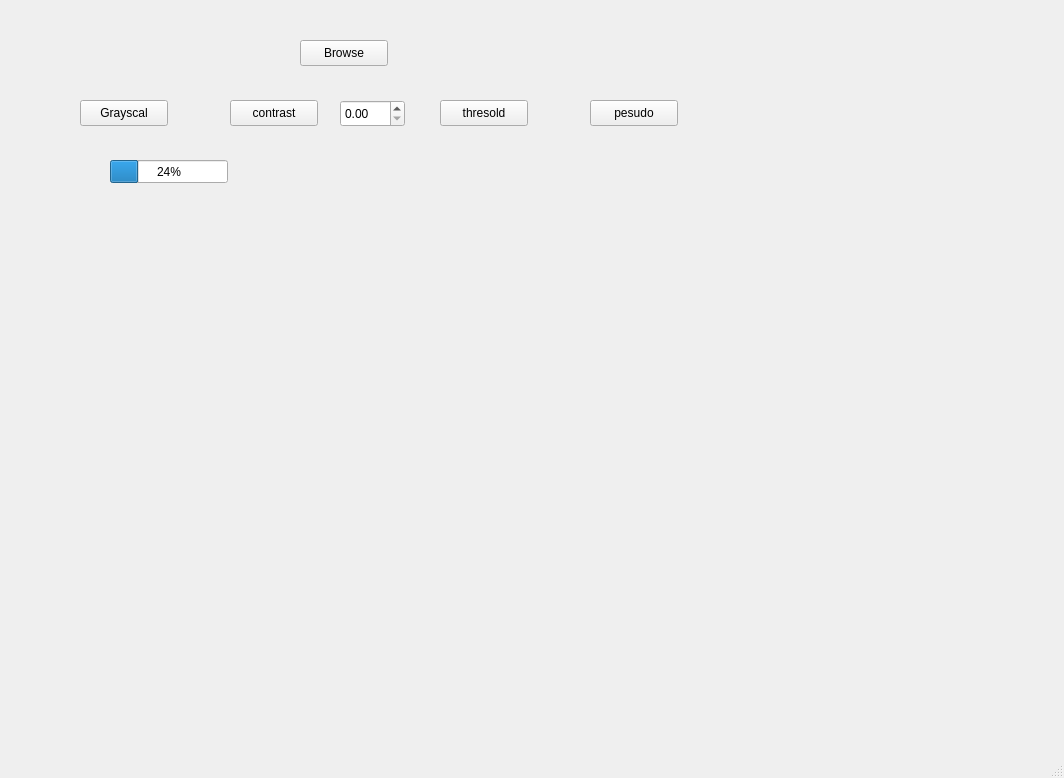
<?xml version="1.0" encoding="UTF-8"?>
<ui version="4.0">
 <class>MainWindow</class>
 <widget class="QMainWindow" name="MainWindow">
  <property name="geometry">
   <rect>
    <x>0</x>
    <y>0</y>
    <width>1064</width>
    <height>778</height>
   </rect>
  </property>
  <property name="windowTitle">
   <string>MainWindow</string>
  </property>
  <widget class="QWidget" name="centralwidget">
   <widget class="QPushButton" name="pushButton">
    <property name="geometry">
     <rect>
      <x>300</x>
      <y>40</y>
      <width>88</width>
      <height>26</height>
     </rect>
    </property>
    <property name="text">
     <string>Browse</string>
    </property>
   </widget>
   <widget class="QLabel" name="label">
    <property name="geometry">
     <rect>
      <x>310</x>
      <y>170</y>
      <width>331</width>
      <height>251</height>
     </rect>
    </property>
    <property name="text">
     <string/>
    </property>
   </widget>
   <widget class="QLabel" name="label_1">
    <property name="geometry">
     <rect>
      <x>100</x>
      <y>130</y>
      <width>66</width>
      <height>18</height>
     </rect>
    </property>
    <property name="text">
     <string/>
    </property>
   </widget>
   <widget class="QPushButton" name="pushButton_2">
    <property name="geometry">
     <rect>
      <x>80</x>
      <y>100</y>
      <width>88</width>
      <height>26</height>
     </rect>
    </property>
    <property name="text">
     <string>Grayscal</string>
    </property>
   </widget>
   <widget class="QPushButton" name="pushButton_3">
    <property name="geometry">
     <rect>
      <x>230</x>
      <y>100</y>
      <width>88</width>
      <height>26</height>
     </rect>
    </property>
    <property name="text">
     <string>contrast</string>
    </property>
   </widget>
   <widget class="QPushButton" name="pushButton_4">
    <property name="geometry">
     <rect>
      <x>440</x>
      <y>100</y>
      <width>88</width>
      <height>26</height>
     </rect>
    </property>
    <property name="text">
     <string>thresold</string>
    </property>
   </widget>
   <widget class="QPushButton" name="pushButton_5">
    <property name="geometry">
     <rect>
      <x>590</x>
      <y>100</y>
      <width>88</width>
      <height>26</height>
     </rect>
    </property>
    <property name="text">
     <string>pesudo</string>
    </property>
   </widget>
   <widget class="QDoubleSpinBox" name="spinBoxContrast">
    <property name="geometry">
     <rect>
      <x>340</x>
      <y>100</y>
      <width>65</width>
      <height>27</height>
     </rect>
    </property>
   </widget>
   <widget class="QProgressBar" name="progressBar">
    <property name="geometry">
     <rect>
      <x>110</x>
      <y>160</y>
      <width>118</width>
      <height>23</height>
     </rect>
    </property>
    <property name="value">
     <number>24</number>
    </property>
   </widget>
  </widget>
  <widget class="QMenuBar" name="menubar">
   <property name="geometry">
    <rect>
     <x>0</x>
     <y>0</y>
     <width>1064</width>
     <height>23</height>
    </rect>
   </property>
  </widget>
  <widget class="QStatusBar" name="statusbar"/>
 </widget>
 <resources/>
 <connections/>
</ui>
